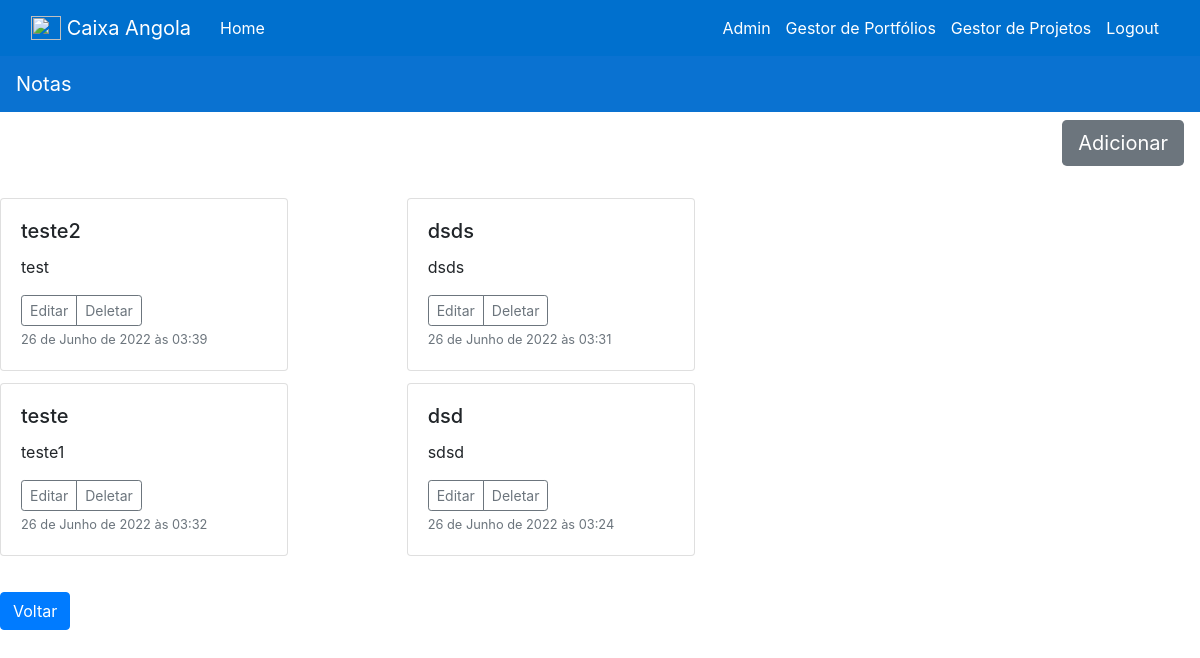
Screenshot of /NoteList (signed in) with the database file from the repository.
### notes/models.py (models this page shows, shortened)
class MyNote(models.Model):
    Título = models.CharField(max_length=100)
    Descrição = models.TextField()
    Data = models.DateTimeField(auto_now_add=True)
    user = models.ForeignKey(User, on_delete=models.CASCADE)

### notes/views.py (the view)
# urls.py: path('NoteList', views.notelist, name='notelist'),
@login_required
def notelist(request):
    notes = MyNote.objects.filter(user=request.user).order_by('-Data')
    return render(request, 'notes/notelist.html', {'notes':notes})

### main/templatetags/auth_extras.py (called while the page is built)
@register.filter(name='has_group')
def has_group(user, group_name):
    group = Group.objects.get(name=group_name)
    return True if group in user.groups.all() else False

### notes/templates/notes/notelist.html (shortened to what this page needs)
{% extends 'base.html' %}
{% block content %}
{% if user.is_authenticated %}
<!DOCTYPE html>
<head>
    <link rel="stylesheet" href="https://stackpath.bootstrapcdn.com/bootstrap/4.3.1/css/bootstrap.min.css">
</head>
<body>
    <nav class="navbar navbar-dark" style="background-color: #0A72D1;">
        <a class="navbar-brand" href="#">
                Notas
        </a>
    </nav>
    <nav class="navbar navbar-dark" style="background-color: white;">
        <a id='titulo'class="navbar-brand">
        </a>
        <a href="{% url 'addnote' %}" class="navbar-link btn-lg" style="background-color:#6c757d;color: white;">
            Adicionar</a>
    </nav>
    <br>
    <div class="card-columns">
        {% for note in notes %}
        <div class="card" style="width: 18rem;">
            <div class="card-body">
                <h5 class="card-title">{{ note.Título }}</h5>
                <p class="card-text">{{ note.Descrição }}</p>
                <div class="d-flex justify-content-between align-items-center">
                    <div class="btn-group">
                        <a href="Edit/{{note.id}}" class="btn btn-sm btn-outline-secondary" id= '{{note.id}}'>Editar</a>
                        <a href="Delete/{{note.id}}" class="btn btn-sm btn-outline-secondary" id= '{{note.id}}'>Deletar</a>
                    </div>
                </div>
                    <small class="text-muted">{{note.Data}}</small>
                </div>
        </div>
        {% endfor %}
    </div>
<a href="/" class="btn btn-primary">Voltar</a>
</body>
</html>
{% endif %}
{% endblock %}

### main/templates/base.html (style rules this page uses)
body { background: #f4f4f4; }

### main/templates/navbar.html (style rules this page uses)
a { text-decoration: none; }

### notes/templates/notes/notelist.html (style rules this page uses)
#titulo { color:white; }

### rows the page displays
MyNote: Título "teste2", Descrição "test", Data "26 de Junho de 2022 às 03:39"
MyNote: Título "teste", Descrição "teste1", Data "26 de Junho de 2022 às 03:32"
MyNote: Título "dsds", Descrição "dsds", Data "26 de Junho de 2022 às 03:31"
MyNote: Título "dsd", Descrição "sdsd", Data "26 de Junho de 2022 às 03:24"
